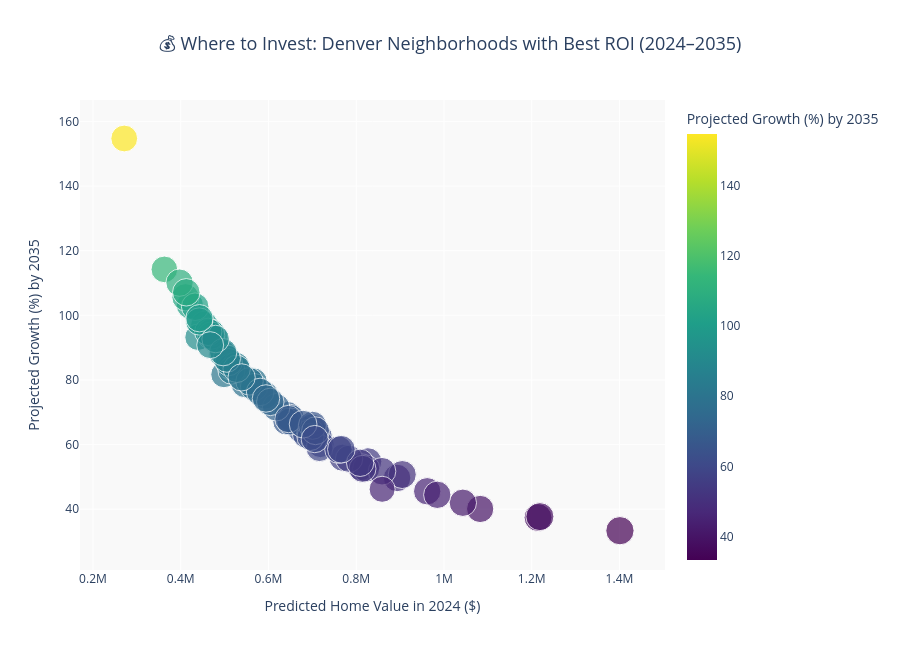

Write notebook code for a chart like this one.
### Code cell
import plotly.express as px

# Create a copy of your best investment opportunities
investment_df["Dollar Growth"] = investment_df["Growth ($)"]
investment_df["Percent Growth"] = investment_df["Growth (%)"]
investment_df["2024 Value"] = investment_df["Predicted Home Value_2024"]

# Interactive scatter plot
fig = px.scatter(
    investment_df,
    x="2024 Value",
    y="Percent Growth",
    size="Dollar Growth",
    color="Percent Growth",
    hover_name="Neighborhood",
    hover_data={
        "2024 Value": ":$,",
        "Percent Growth": ":.1f",
        "Dollar Growth": ":$,"
    },
    color_continuous_scale="Viridis",
    title="💰 Where to Invest: Denver Neighborhoods with Best ROI (2024–2035)",
    labels={
        "2024 Value": "Predicted Home Value in 2024 ($)",
        "Percent Growth": "Projected Growth (%) by 2035"
    },
    height=650
)

fig.update_layout(
    title_font=dict(size=18),
    title_x=0.5,
    plot_bgcolor="#f9f9f9"
)

fig.show()

### Figure 1 — Plotly figure (JSON) as saved in the notebook; plotly's stock layout.template omitted (floating-point values rounded to 4 significant figures)
{"data": [{"customdata": [[443764], [445902], [444545], [434131], [436408], [445390], [407244], [454213], [436893], [443600], [440309], [442881], [443701], [459477], [414333], [409665], [433467], [433832], [430050], [432473], [430268], [452375], [443633], [467241], [433813], [443243], [437487], [436161], [444512], [437281], [429742], [449569], [443203], [441005], [455189], [429789], [439797], [427281], [443115], [435672], [443041], [432687], [441838], [459069], [432397], [443375], [421894], [433942], [442313], [438104], [439041], [438395], [437999], [444466], [440270], [437745], [462080], [435772], [442083], [454641], [437465], [443954], [427442], [396559], [435349], [440182], [433777], [444461], [438749], [439719], [448570], [450278], [435333], [419781], [424081], [441425]], "hovertemplate": "<b>%{hovertext}</b><br><br>Predicted Home Value in 2024 ($)=%{x:$,}<br>Projected Growth (%) by 2035=%{marker.color:.1f}<br>Dollar Growth=%{customdata[0]:$,}<extra></extra>", "hovertext": ["Montbello", "Montclair", "Skyland", "Indian Creek", "Hale", "Fort Logan", "Berkley", "Hilltop", "Athmar Park", "Baker", "Barnum", "Barnum West", "Bear Valley", "Belcaro", "Capitol Hill", "Central Business District", "Chaffee Park", "Cherry Creek", "City Park", "City Park West", "Civic Center", "Congress Park", "Cory - Merrill", "Country Club", "Denver International Airport", "East Colfax", "Elyria Swansea", "Five Points", "Globeville", "Goldsmith", "Hampden", "Hampden South", "Harvey Park", "Harvey Park South", "Jefferson Park", "Lowry Field", "Mar Lee", "North Capitol Hill", "North Park Hill", "Northeast Park Hill", "Overland", "Platt Park", "Regis", "South Park Hill", "Southmoor Park", "Speer", "Union Station", "University", "University Hills", "University Park", "Villa Park", "Virginia Village", "Washington Park", "Washington Park West", "Washington Virginia Vale", "Wellshire", "West Colfax", "West Highland", "Westwood", "Whittier", "Gateway - Green Valley Ranch", "Highland", "Central Park", "Auraria", "Clayton", "Lincoln Park", "College View - South Platte", "Ruby Hill", "Valverde", "Sloan Lake", "Berkeley", "Sunnyside", "Rosedale", "Windsor", "Cheesman Park", "Cole"], "legendgroup": "", "marker": {"color": [93.17, 62.43, 69.1, 103.1, 64.69, 75.26, 81.68, 37.4, 88.32, 68.18, 97.03, 94.65, 78.61, 37.7, 114.2, 93.21, 84.04, 40.08, 55.93, 63.07, 67.15, 54.73, 49.67, 33.35, 105.6, 94.59, 110.1, 67.14, 102.7, 83.57, 78.71, 79.45, 84.34, 77.76, 65.17, 53.03, 93.72, 82.86, 63.68, 85.52, 79.57, 52.59, 71.54, 50.73, 60.17, 76.3, 58.89, 62.36, 73.21, 45.55, 94.88, 67.9, 41.99, 51.75, 83.45, 44.45, 65.98, 55.6, 107.1, 64.28, 86.6, 58.44, 52.49, 46.16, 80.8, 88.61, 98.1, 92.67, 99.11, 54.36, 58.55, 66.32, 61.71, 154.7, 90.78, 74.27], "coloraxis": "coloraxis", "size": [443764, 445902, 444545, 434131, 436408, 445390, 407244, 454213, 436893, 443600, 440309, 442881, 443701, 459477, 414333, 409665, 433467, 433832, 430050, 432473, 430268, 452375, 443633, 467241, 433813, 443243, 437487, 436161, 444512, 437281, 429742, 449569, 443203, 441005, 455189, 429789, 439797, 427281, 443115, 435672, 443041, 432687, 441838, 459069, 432397, 443375, 421894, 433942, 442313, 438104, 439041, 438395, 437999, 444466, 440270, 437745, 462080, 435772, 442083, 454641, 437465, 443954, 427442, 396559, 435349, 440182, 433777, 444461, 438749, 439719, 448570, 450278, 435333, 419781, 424081, 441425], "sizemode": "area", "sizeref": 1168.0, "symbol": "circle"}, "mode": "markers", "name": "", "orientation": "v", "showlegend": false, "type": "scatter", "x": [476308, 714271, 643348, 421048, 674566, 591813, 498578, 1214312, 494663, 650641, 453796, 467932, 564460, 1218629, 362748, 439487, 515781, 1082491, 768942, 685717, 640730, 826618, 893129, 1401043, 410869, 468582, 397312, 649583, 433005, 523266, 546014, 565819, 525499, 567110, 698495, 810433, 469254, 515651, 695825, 509452, 556795, 822687, 617643, 904933, 718668, 581098, 716374, 695882, 604185, 961744, 462714, 645641, 1043024, 858848, 527615, 984717, 700379, 783735, 412667, 707246, 505135, 759620, 814253, 859054, 538801, 496770, 442195, 479611, 442707, 808921, 766164, 678945, 705486, 271300, 467160, 594339], "xaxis": "x", "y": [93.17, 62.43, 69.1, 103.1, 64.69, 75.26, 81.68, 37.4, 88.32, 68.18, 97.03, 94.65, 78.61, 37.7, 114.2, 93.21, 84.04, 40.08, 55.93, 63.07, 67.15, 54.73, 49.67, 33.35, 105.6, 94.59, 110.1, 67.14, 102.7, 83.57, 78.71, 79.45, 84.34, 77.76, 65.17, 53.03, 93.72, 82.86, 63.68, 85.52, 79.57, 52.59, 71.54, 50.73, 60.17, 76.3, 58.89, 62.36, 73.21, 45.55, 94.88, 67.9, 41.99, 51.75, 83.45, 44.45, 65.98, 55.6, 107.1, 64.28, 86.6, 58.44, 52.49, 46.16, 80.8, 88.61, 98.1, 92.67, 99.11, 54.36, 58.55, 66.32, 61.71, 154.7, 90.78, 74.27], "yaxis": "y"}], "layout": {"coloraxis": {"colorbar": {"title": {"text": "Projected Growth (%) by 2035"}}, "colorscale": [[0, "#440154"], [0.1111, "#482878"], [0.2222, "#3e4989"], [0.3333, "#31688e"], [0.4444, "#26828e"], [0.5556, "#1f9e89"], [0.6667, "#35b779"], [0.7778, "#6ece58"], [0.8889, "#b5de2b"], [1, "#fde725"]]}, "height": 650, "legend": {"itemsizing": "constant", "tracegroupgap": 0}, "plot_bgcolor": "#f9f9f9", "title": {"font": {"size": 18}, "text": "💰 Where to Invest: Denver Neighborhoods with Best ROI (2024–2035)", "x": 0.5}, "xaxis": {"anchor": "y", "domain": [0, 1], "title": {"text": "Predicted Home Value in 2024 ($)"}}, "yaxis": {"anchor": "x", "domain": [0, 1], "title": {"text": "Projected Growth (%) by 2035"}}}}
